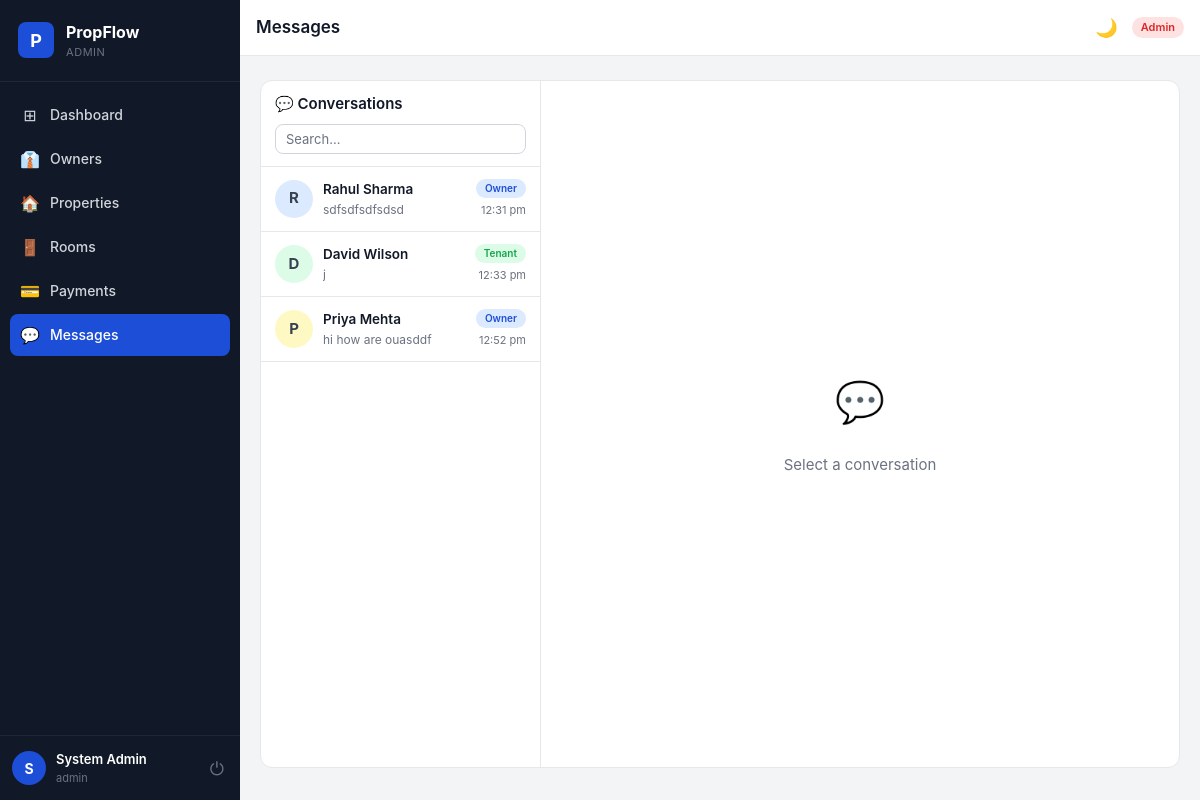
The app's page /chat/ (signed in) with its own data.
### models.py (models this page shows, shortened)
class User(UserMixin, db.Model):
    __tablename__ = "users"
    id            = db.Column(db.Integer, primary_key=True)
    phone         = db.Column(db.String(30),  unique=True, nullable=False)
    full_name     = db.Column(db.String(150), nullable=False)
    password_hash = db.Column(db.String(255), nullable=False)
    role          = db.Column(db.String(10),  nullable=False, default="tenant")  # admin|owner|tenant
    is_active     = db.Column(db.Boolean, default=True,  nullable=False)
    owner_id      = db.Column(db.Integer,
                               db.ForeignKey("users.id", ondelete="SET NULL"),
                               nullable=True)
    created_at    = db.Column(db.DateTime, default=now_utc, nullable=False)
    updated_at    = db.Column(db.DateTime, default=now_utc, onupdate=now_utc, nullable=False)
    owned_tenants     = db.relationship(
        "User", foreign_keys=[owner_id],
        backref=db.backref("owner_user", remote_side=[id]),
        lazy="dynamic"
    )
    properties        = db.relationship("Property",       back_populates="owner",
                                        foreign_keys="Property.owner_id",    lazy="dynamic")
    tenancies         = db.relationship("PropertyTenant", back_populates="tenant",
                                        foreign_keys="PropertyTenant.tenant_id", lazy="dynamic")
    payments          = db.relationship("Payment",        back_populates="tenant",
                                        foreign_keys="Payment.tenant_id",    lazy="dynamic")
    notifications     = db.relationship("Notification",   back_populates="user",   lazy="dynamic")
    sent_messages     = db.relationship("Message", back_populates="sender",
                                        foreign_keys="Message.sender_id",    lazy="dynamic")
    received_messages = db.relationship("Message", back_populates="receiver",
                                        foreign_keys="Message.receiver_id",  lazy="dynamic")
    room_assignments  = db.relationship("RoomTenant", back_populates="tenant",
                                        foreign_keys="RoomTenant.tenant_id", lazy="dynamic")
    __table_args__ = (
        Index("ix_users_phone", "phone"),
        Index("ix_users_role",  "role"),
        Index("ix_users_owner_role", "owner_id", "role"),
    )

class Message(db.Model):
    __tablename__ = "messages"
    id          = db.Column(db.Integer, primary_key=True)
    sender_id   = db.Column(db.Integer,
                             db.ForeignKey("users.id", ondelete="CASCADE"),
                             nullable=False)
    receiver_id = db.Column(db.Integer,
                             db.ForeignKey("users.id", ondelete="CASCADE"),
                             nullable=True)
    room_id     = db.Column(db.String(100), nullable=True)
    content     = db.Column(db.Text,        nullable=True)
    file_url    = db.Column(db.String(500), nullable=True)
    file_name   = db.Column(db.String(255), nullable=True)
    file_type   = db.Column(db.String(20),  nullable=True)   # image|video|audio|file
    file_size   = db.Column(db.Integer,     nullable=True)   # bytes
    is_read     = db.Column(db.Boolean, default=False, nullable=False)
    is_deleted  = db.Column(db.Boolean, default=False, nullable=False)  # soft delete
    created_at  = db.Column(db.DateTime, default=now_utc)
    sender   = db.relationship("User", back_populates="sent_messages",    foreign_keys=[sender_id])
    receiver = db.relationship("User", back_populates="received_messages", foreign_keys=[receiver_id])
    __table_args__ = (
        Index("ix_msg_room_created",    "room_id", "created_at"),
        Index("ix_msg_receiver_unread", "receiver_id", "is_read"),
        Index("ix_msg_sender_id",       "sender_id"),
    )

### routes/chat.py (the view, shortened to what this page needs)
@chat_bp.route("/")
@login_required
def index():
    if current_user.role == "admin":
        users = User.query.filter(User.id != current_user.id,
                                  User.is_active == True).all()
    elif current_user.role == "owner":
        admins  = User.query.filter_by(role="admin", is_active=True).all()
        tenants = User.query.filter_by(owner_id=current_user.id,
                                       role="tenant", is_active=True).all()
        users   = admins + tenants
    conversations = []
    for u in users:
        room = _room_key(current_user.id, u.id)
        last   = (Message.query.filter_by(room_id=room, is_deleted=False)
                  .order_by(Message.created_at.desc()).first())
        unread = (Message.query.filter_by(room_id=room,
                                          receiver_id=current_user.id,
                                          is_read=False, is_deleted=False)
                  .count())
        last_created_at = last.created_at.isoformat() + 'Z' if last and last.created_at else None
        conversations.append({"user": u, "last": last, "unread": unread, "last_created_at": last_created_at})
    conversations.sort(
        key=lambda c: c["last"].created_at if c["last"] else datetime.min,
        reverse=True,
    )
    selected_uid  = request.args.get("with", type=int)
    selected_user = None
    messages      = []
    response = make_response(render_template("chat/index.html",
                                       conversations=conversations,
                                       selected_user=selected_user,
                                       messages=messages,
                                       page_size=PAGE_SIZE))
    response.headers['Cache-Control'] = 'no-cache, no-store, must-revalidate'
    response.headers['Pragma'] = 'no-cache'
    response.headers['Expires'] = '0'
    return response

### services/message.py (called while the page is built)
def _room_key(uid1: int, uid2: int) -> str:
    return f"dm_{min(uid1, uid2)}_{max(uid1, uid2)}"

### templates/chat/index.html (shortened to what this page needs)
{% extends "base.html" %}
{% block page_title %}Messages{% endblock %}
{% block content %}
<div class="chat-layout">
  <div class="chat-sidebar {% if selected_user %}chat-sidebar-hidden-mobile{% endif %}">
    <div class="chat-sidebar-head">
      <span class="font-semibold">💬 Conversations</span>
      <input type="text" id="convSearch" placeholder="Search…" class="form-input"
             style="padding:6px 10px;font-size:13px;margin-top:8px"
             oninput="filterConvs(this.value)"/>
    </div>
    <div class="conv-list" id="convList">
      {% for c in conversations %}
      <a href="{{ url_for('chat.index', **{'with': c.user.id}) }}"
         class="conv-item {% if selected_user and selected_user.id == c.user.id %}conv-active{% endif %}"
         data-name="{{ c.user.full_name|lower }}">
        <div class="conv-avatar" style="background:{{ loop.cycle('var(--c-blue-bg)','var(--c-green-bg)','var(--c-yellow-bg)','var(--c-purple-bg)') }}">
          {{ c.user.full_name[0].upper() }}
        </div>
        <div class="conv-info">
          <div class="conv-name">
            {{ c.user.full_name }}
          </div>
          <div class="conv-last text-muted">
            {% if c.last %}
              {% if c.last.file_type == 'image' %}📷 Photo
              {% elif c.last.file_type == 'video' %}🎥 Video
              {% elif c.last.file_type == 'audio' %}🎤 Voice note
              {% elif c.last.file_type == 'file' %}📎 {{ c.last.file_name or 'File' }}
              {% else %}{{ (c.last.content or '')[:40] }}{% endif %}
            {% else %}<em>Start chatting</em>{% endif %}
          </div>
        </div>
        <div class="conv-meta">
          <span class="role-badge role-{{ c.user.role }}" style="font-size:10px">{{ c.user.role }}</span>
          {% if c.last %}
          <div class="conv-time text-muted" data-created-at="{{ c.last_created_at }}"><span class="conv-time-display"></span></div>
          {% endif %}
        </div>
      </a>
      {% else %}
      <div class="conv-empty text-muted">No conversations yet.</div>
      {% endfor %}
    </div>
  </div>
  <div class="chat-main {% if not selected_user %}chat-main-hidden-mobile{% endif %}">
    {% if selected_user %}
    <div class="chat-head">
      <a href="{{ url_for('chat.index') }}" class="chat-back-btn">←</a>
      <div class="conv-avatar" style="background:var(--c-blue-bg);color:var(--c-blue)">
        {{ selected_user.full_name[0].upper() }}
      </div>
      <div class="flex-1">
        <div class="font-semibold">{{ selected_user.full_name }}</div>
        <div id="statusLine" class="text-muted" style="font-size:12px">
          <span class="role-badge role-{{ selected_user.role }}">{{ selected_user.role }}</span>
        </div>
      </div>
    </div>
    <div class="msg-area" id="msgArea">
      {% if messages|length >= page_size %}
      <div class="text-center" style="padding:8px">
        <button class="btn btn-ghost btn-xs" id="loadMoreBtn"
                onclick="loadOlderMessages()">Load older messages</button>
      </div>
      {% endif %}
      {% for m in messages %}
      {% if not m.is_deleted %}
      <div class="msg-row {% if m.sender_id == current_user.id %}msg-mine{% else %}msg-theirs{% endif %}"
           data-mid="{{ m.id }}">
        <div class="msg-bubble">
          {% if m.file_type == 'image' %}
            <a href="{{ m.file_url }}" target="_blank">
              <img src="{{ m.file_url }}" class="msg-img" loading="lazy"/>
            </a>
          {% elif m.file_type == 'video' %}
            <video src="{{ m.file_url }}" controls class="msg-video"></video>
          {% elif m.file_type == 'audio' %}
            <audio src="{{ m.file_url }}" controls class="msg-audio"></audio>
            {% if m.file_name %}<div style="font-size:11px;opacity:.7;margin-top:4px">🎤 {{ m.file_name }}</div>{% endif %}
          {% elif m.file_url %}
            <a href="{{ m.file_url }}" target="_blank" class="msg-file-link" download="{{ m.file_name }}">
              📎 {{ m.file_name or 'Download file' }}
              {% if m.file_size %}<span style="font-size:10px;opacity:.7;margin-left:4px">({{ (m.file_size / 1024)|int }} KB)</span>{% endif %}
            </a>
          {% endif %}
          {% if m.content %}
          <div class="msg-text">{{ m.content }}</div>
          {% endif %}
          <div class="msg-meta" data-created-at="{{ m.created_at.isoformat() + 'Z' if m.created_at else '' }}">
            <span class="msg-time-display"></span>
            {% if m.sender_id == current_user.id %}
            <span class="msg-ticks {% if m.is_read %}ticks-read{% else %}ticks-sent{% endif %}">
              {{ '✓✓' if m.is_read else '✓' }}
            </span>
            · <button class="msg-del-btn" onclick="deleteMsg({{ m.id }}, this)" title="Delete">🗑</button>
            {% endif %}
          </div>
        </div>
      </div>
      {% endif %}
      {% endfor %}
      <div id="msgEnd"></div>
    </div>
    <div id="typingBar" class="chat-typing hidden">
      <span id="typingText"></span>
    </div>
    <div class="chat-input-wrap">
      <form id="msgForm" class="chat-form" enctype="multipart/form-data">
        <input type="hidden" name="receiver_id" value="{{ selected_user.id }}"/>
        <div id="filePreview" class="file-preview hidden"></div>
        <div class="chat-input-row">
          <label class="file-btn" title="Attach: image, video, audio, document">
            📎
            <input type="file" id="fileInput" name="file" style="display:none"
                   onchange="previewFile(this)"
                   accept="image/*,video/*,audio/*,.pdf,.doc,.docx,.xls,.xlsx,.txt,.zip"/>
          </label>
          <input type="text" name="content" id="msgInput"
                 class="chat-input" placeholder="Type a message…" autocomplete="off"/>
          <button type="submit" class="chat-send-btn" id="sendBtn">Send</button>
        </div>
      </form>
    </div>
    {% else %}
    <div class="chat-empty">
      <div class="empty-icon">💬</div>
      <p>Select a conversation</p>
    </div>
    {% endif %}
  </div>
</div>
{% endblock %}

### templates/base.html (shortened to what this page needs)
<!DOCTYPE html>
<html lang="en" data-theme="light">
<head>
  <link rel="stylesheet" href="{{ url_for('static', filename='css/style.css') }}"/>
</head>
<body>
<aside class="sidebar" id="sidebar">
  <div class="sidebar-logo">
    <div class="logo-icon">P</div>
    <div>
      <div class="logo-name">PropFlow</div>
      <div class="logo-role">{{ current_user.role | capitalize }}</div>
    </div>
  </div>
  <nav class="sidebar-nav">
    {% if current_user.role == 'admin' %}
      <a href="{{ url_for('admin.dashboard') }}"  class="nav-item {% if request.endpoint == 'admin.dashboard'   %}active{% endif %}"><span class="nav-icon">⊞</span>Dashboard</a>
      <a href="{{ url_for('admin.users') }}"      class="nav-item {% if request.endpoint == 'admin.users'      %}active{% endif %}"><span class="nav-icon">👔</span>Owners</a>
      <a href="{{ url_for('admin.properties') }}" class="nav-item {% if request.endpoint == 'admin.properties' %}active{% endif %}"><span class="nav-icon">🏠</span>Properties</a>
      <a href="{{ url_for('rooms.index') }}"      class="nav-item {% if 'rooms' in request.endpoint            %}active{% endif %}"><span class="nav-icon">🚪</span>Rooms</a>
      <a href="{{ url_for('admin.payments') }}"   class="nav-item {% if request.endpoint == 'admin.payments'   %}active{% endif %}"><span class="nav-icon">💳</span>Payments</a>
      <a href="{{ url_for('chat.index') }}"       class="nav-item {% if 'chat' in request.endpoint             %}active{% endif %}">
        <span class="nav-icon">💬</span>Messages
      </a>
    {% endif %}
  </nav>
  <div class="sidebar-footer">
    <div class="user-info">
      <div class="user-avatar">{{ current_user.full_name[0].upper() }}</div>
      <div>
        <div class="user-name">{{ current_user.full_name }}</div>
        <div class="user-phone">{{ current_user.phone }}</div>
      </div>
    </div>
    <a href="{{ url_for('auth.logout') }}" class="logout-btn" title="Logout">⏻</a>
  </div>
</aside>
<div class="main-wrap">
  <header class="topbar">
    <h1 class="page-title">{% block page_title %}{% endblock %}</h1>
    <div class="topbar-right">
      <button class="icon-btn" id="darkToggle" onclick="toggleDark()" title="Dark mode" aria-label="Toggle dark mode">🌙</button>
      <span class="role-badge role-{{ current_user.role }}">{{ current_user.role }}</span>
    </div>
  </header>
  <main class="page-content">
    {% block content %}{% endblock %}
  </main>
</div>
</body>
</html>

### records on screen
User: role "ADMIN", full_name "S", full_name "System Admin", phone "admin", role "Admin"
User: user "R", user.full_name "Rahul Sharma", user.role "Owner"
Message: content "sdfsdfsdfsdsd"
User: user "D", user.full_name "David Wilson", user.role "Tenant"
Message: content "j"
User: user "P", user.full_name "Priya Mehta", user.role "Owner"
Message: content "hi how are ouasddf"
